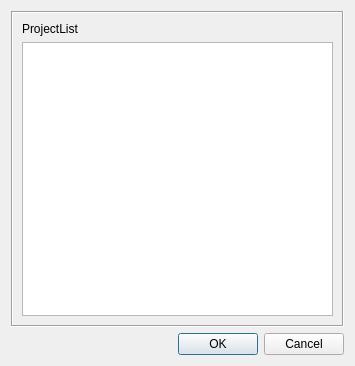
<?xml version="1.0" encoding="UTF-8"?>
<ui version="4.0">
 <class>ProjectManager</class>
 <widget class="QDialog" name="ProjectManager">
  <property name="geometry">
   <rect>
    <x>0</x>
    <y>0</y>
    <width>355</width>
    <height>366</height>
   </rect>
  </property>
  <property name="windowTitle">
   <string>Dialog</string>
  </property>
  <layout class="QGridLayout" name="gridLayout_8">
   <item row="0" column="0">
    <widget class="QStackedWidget" name="stackedWidget">
     <property name="frameShape">
      <enum>QFrame::Box</enum>
     </property>
     <property name="frameShadow">
      <enum>QFrame::Sunken</enum>
     </property>
     <property name="currentIndex">
      <number>0</number>
     </property>
     <widget class="QWidget" name="OpenProject">
      <layout class="QGridLayout" name="gridLayout">
       <item row="1" column="0">
        <widget class="QTableView" name="projectList"/>
       </item>
       <item row="0" column="0">
        <widget class="QLabel" name="label_16">
         <property name="text">
          <string>ProjectList</string>
         </property>
        </widget>
       </item>
      </layout>
     </widget>
     <widget class="QWidget" name="CreateProject">
      <layout class="QGridLayout" name="gridLayout_7">
       <item row="0" column="0">
        <widget class="QFrame" name="frame">
         <property name="frameShape">
          <enum>QFrame::NoFrame</enum>
         </property>
         <property name="frameShadow">
          <enum>QFrame::Raised</enum>
         </property>
         <property name="lineWidth">
          <number>0</number>
         </property>
         <layout class="QGridLayout" name="gridLayout_2">
          <property name="margin">
           <number>0</number>
          </property>
          <item row="0" column="0">
           <widget class="QLabel" name="label">
            <property name="minimumSize">
             <size>
              <width>55</width>
              <height>0</height>
             </size>
            </property>
            <property name="maximumSize">
             <size>
              <width>55</width>
              <height>16777215</height>
             </size>
            </property>
            <property name="text">
             <string>Workspace</string>
            </property>
           </widget>
          </item>
          <item row="0" column="1">
           <widget class="QLineEdit" name="txtWorkspace"/>
          </item>
          <item row="0" column="2">
           <widget class="QPushButton" name="pushButton">
            <property name="text">
             <string>...</string>
            </property>
           </widget>
          </item>
         </layout>
        </widget>
       </item>
       <item row="1" column="0">
        <widget class="QFrame" name="frame_2">
         <property name="frameShape">
          <enum>QFrame::NoFrame</enum>
         </property>
         <property name="frameShadow">
          <enum>QFrame::Raised</enum>
         </property>
         <property name="lineWidth">
          <number>0</number>
         </property>
         <layout class="QGridLayout" name="gridLayout_3">
          <property name="margin">
           <number>0</number>
          </property>
          <item row="0" column="0">
           <widget class="QLabel" name="label_3">
            <property name="minimumSize">
             <size>
              <width>55</width>
              <height>0</height>
             </size>
            </property>
            <property name="maximumSize">
             <size>
              <width>55</width>
              <height>16777215</height>
             </size>
            </property>
            <property name="text">
             <string>Name</string>
            </property>
           </widget>
          </item>
          <item row="0" column="1">
           <widget class="QLineEdit" name="txtName">
            <property name="sizePolicy">
             <sizepolicy hsizetype="Preferred" vsizetype="Fixed">
              <horstretch>0</horstretch>
              <verstretch>0</verstretch>
             </sizepolicy>
            </property>
            <property name="maximumSize">
             <size>
              <width>120</width>
              <height>16777215</height>
             </size>
            </property>
           </widget>
          </item>
          <item row="0" column="2">
           <spacer name="horizontalSpacer">
            <property name="orientation">
             <enum>Qt::Horizontal</enum>
            </property>
            <property name="sizeHint" stdset="0">
             <size>
              <width>40</width>
              <height>20</height>
             </size>
            </property>
           </spacer>
          </item>
         </layout>
        </widget>
       </item>
       <item row="2" column="0">
        <widget class="QFrame" name="frame_3">
         <property name="frameShape">
          <enum>QFrame::NoFrame</enum>
         </property>
         <property name="frameShadow">
          <enum>QFrame::Raised</enum>
         </property>
         <property name="lineWidth">
          <number>0</number>
         </property>
         <layout class="QGridLayout" name="gridLayout_4">
          <property name="margin">
           <number>0</number>
          </property>
          <item row="0" column="0">
           <widget class="QLabel" name="label_4">
            <property name="minimumSize">
             <size>
              <width>55</width>
              <height>0</height>
             </size>
            </property>
            <property name="maximumSize">
             <size>
              <width>55</width>
              <height>16777215</height>
             </size>
            </property>
            <property name="lineWidth">
             <number>0</number>
            </property>
            <property name="text">
             <string>Description</string>
            </property>
            <property name="alignment">
             <set>Qt::AlignLeading|Qt::AlignLeft|Qt::AlignTop</set>
            </property>
           </widget>
          </item>
          <item row="0" column="1">
           <widget class="QTextEdit" name="txtDescription"/>
          </item>
         </layout>
        </widget>
       </item>
       <item row="3" column="0">
        <widget class="QFrame" name="frame_4">
         <property name="frameShape">
          <enum>QFrame::NoFrame</enum>
         </property>
         <property name="frameShadow">
          <enum>QFrame::Raised</enum>
         </property>
         <property name="lineWidth">
          <number>0</number>
         </property>
         <layout class="QGridLayout" name="gridLayout_5">
          <property name="margin">
           <number>0</number>
          </property>
          <item row="0" column="0">
           <widget class="QLabel" name="label_2">
            <property name="minimumSize">
             <size>
              <width>55</width>
              <height>0</height>
             </size>
            </property>
            <property name="maximumSize">
             <size>
              <width>55</width>
              <height>16777215</height>
             </size>
            </property>
            <property name="text">
             <string>Author</string>
            </property>
           </widget>
          </item>
          <item row="0" column="1">
           <widget class="QLineEdit" name="txtAuthor">
            <property name="sizePolicy">
             <sizepolicy hsizetype="Preferred" vsizetype="Fixed">
              <horstretch>0</horstretch>
              <verstretch>0</verstretch>
             </sizepolicy>
            </property>
            <property name="maximumSize">
             <size>
              <width>120</width>
              <height>16777215</height>
             </size>
            </property>
           </widget>
          </item>
          <item row="0" column="2">
           <widget class="QLabel" name="txtCreateTime">
            <property name="text">
             <string>Create time</string>
            </property>
           </widget>
          </item>
         </layout>
        </widget>
       </item>
       <item row="4" column="0">
        <widget class="QFrame" name="frame_5">
         <property name="frameShape">
          <enum>QFrame::NoFrame</enum>
         </property>
         <property name="frameShadow">
          <enum>QFrame::Raised</enum>
         </property>
         <property name="lineWidth">
          <number>0</number>
         </property>
         <layout class="QGridLayout" name="gridLayout_6">
          <property name="margin">
           <number>0</number>
          </property>
          <item row="0" column="0">
           <widget class="QLabel" name="label_5">
            <property name="minimumSize">
             <size>
              <width>55</width>
              <height>0</height>
             </size>
            </property>
            <property name="maximumSize">
             <size>
              <width>55</width>
              <height>16777215</height>
             </size>
            </property>
            <property name="text">
             <string>Modifier</string>
            </property>
           </widget>
          </item>
          <item row="0" column="1">
           <widget class="QLineEdit" name="txtModifier">
            <property name="sizePolicy">
             <sizepolicy hsizetype="Preferred" vsizetype="Fixed">
              <horstretch>0</horstretch>
              <verstretch>0</verstretch>
             </sizepolicy>
            </property>
            <property name="maximumSize">
             <size>
              <width>120</width>
              <height>16777215</height>
             </size>
            </property>
           </widget>
          </item>
          <item row="0" column="2">
           <widget class="QLabel" name="txtModifyTime">
            <property name="text">
             <string>Modify time</string>
            </property>
           </widget>
          </item>
         </layout>
        </widget>
       </item>
      </layout>
     </widget>
    </widget>
   </item>
   <item row="1" column="0">
    <widget class="QDialogButtonBox" name="buttonBox">
     <property name="standardButtons">
      <set>QDialogButtonBox::Cancel|QDialogButtonBox::Ok</set>
     </property>
    </widget>
   </item>
  </layout>
 </widget>
 <resources/>
 <connections>
  <connection>
   <sender>buttonBox</sender>
   <signal>accepted()</signal>
   <receiver>ProjectManager</receiver>
   <slot>accept()</slot>
   <hints>
    <hint type="sourcelabel">
     <x>85</x>
     <y>319</y>
    </hint>
    <hint type="destinationlabel">
     <x>352</x>
     <y>244</y>
    </hint>
   </hints>
  </connection>
  <connection>
   <sender>buttonBox</sender>
   <signal>rejected()</signal>
   <receiver>ProjectManager</receiver>
   <slot>reject()</slot>
   <hints>
    <hint type="sourcelabel">
     <x>63</x>
     <y>322</y>
    </hint>
    <hint type="destinationlabel">
     <x>271</x>
     <y>286</y>
    </hint>
   </hints>
  </connection>
 </connections>
</ui>
